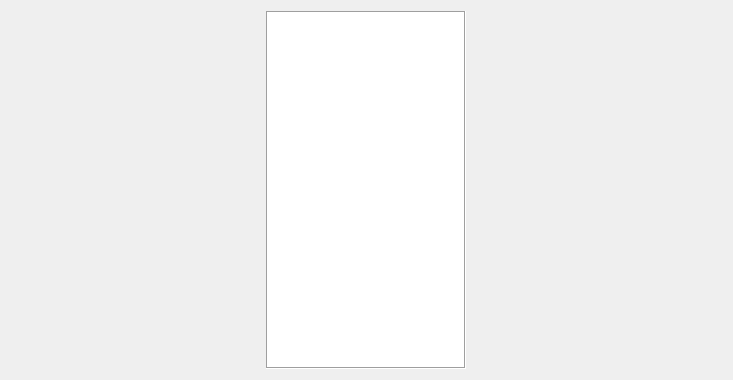
<?xml version="1.0" encoding="UTF-8"?>
<ui version="4.0">
 <class>ConfigDialog</class>
 <widget class="QDialog" name="ConfigDialog">
  <property name="geometry">
   <rect>
    <x>0</x>
    <y>0</y>
    <width>733</width>
    <height>380</height>
   </rect>
  </property>
  <property name="minimumSize">
   <size>
    <width>733</width>
    <height>380</height>
   </size>
  </property>
  <property name="maximumSize">
   <size>
    <width>733</width>
    <height>380</height>
   </size>
  </property>
  <property name="font">
   <font>
    <pointsize>11</pointsize>
   </font>
  </property>
  <property name="windowTitle">
   <string/>
  </property>
  <property name="windowIcon">
   <iconset resource="../resource.qrc">
    <normaloff>:/24x24/setting.png</normaloff>:/24x24/setting.png</iconset>
  </property>
  <property name="locale">
   <locale language="English" country="UnitedStates"/>
  </property>
  <layout class="QGridLayout" name="grid">
   <item row="0" column="0" rowspan="2">
    <widget class="QListWidget" name="sideList">
     <property name="minimumSize">
      <size>
       <width>200</width>
       <height>0</height>
      </size>
     </property>
     <property name="maximumSize">
      <size>
       <width>200</width>
       <height>16777215</height>
      </size>
     </property>
     <property name="font">
      <font>
       <family>MS Shell Dlg 2</family>
       <pointsize>11</pointsize>
      </font>
     </property>
     <property name="frameShape">
      <enum>QFrame::Box</enum>
     </property>
     <property name="editTriggers">
      <set>QAbstractItemView::NoEditTriggers</set>
     </property>
     <property name="showDropIndicator" stdset="0">
      <bool>false</bool>
     </property>
    </widget>
   </item>
  </layout>
 </widget>
 <resources>
  <include location="../resource.qrc"/>
 </resources>
 <connections/>
</ui>
